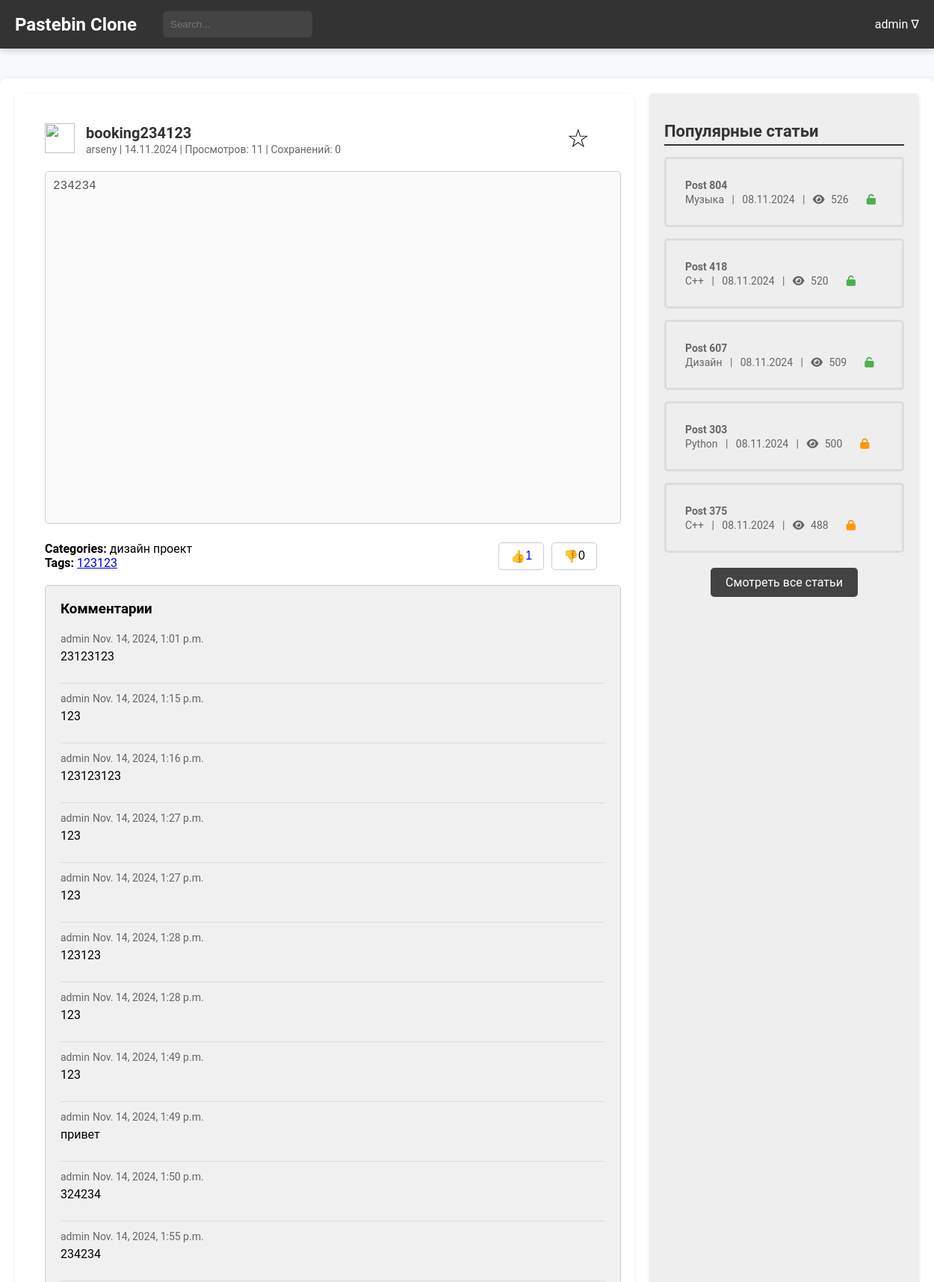
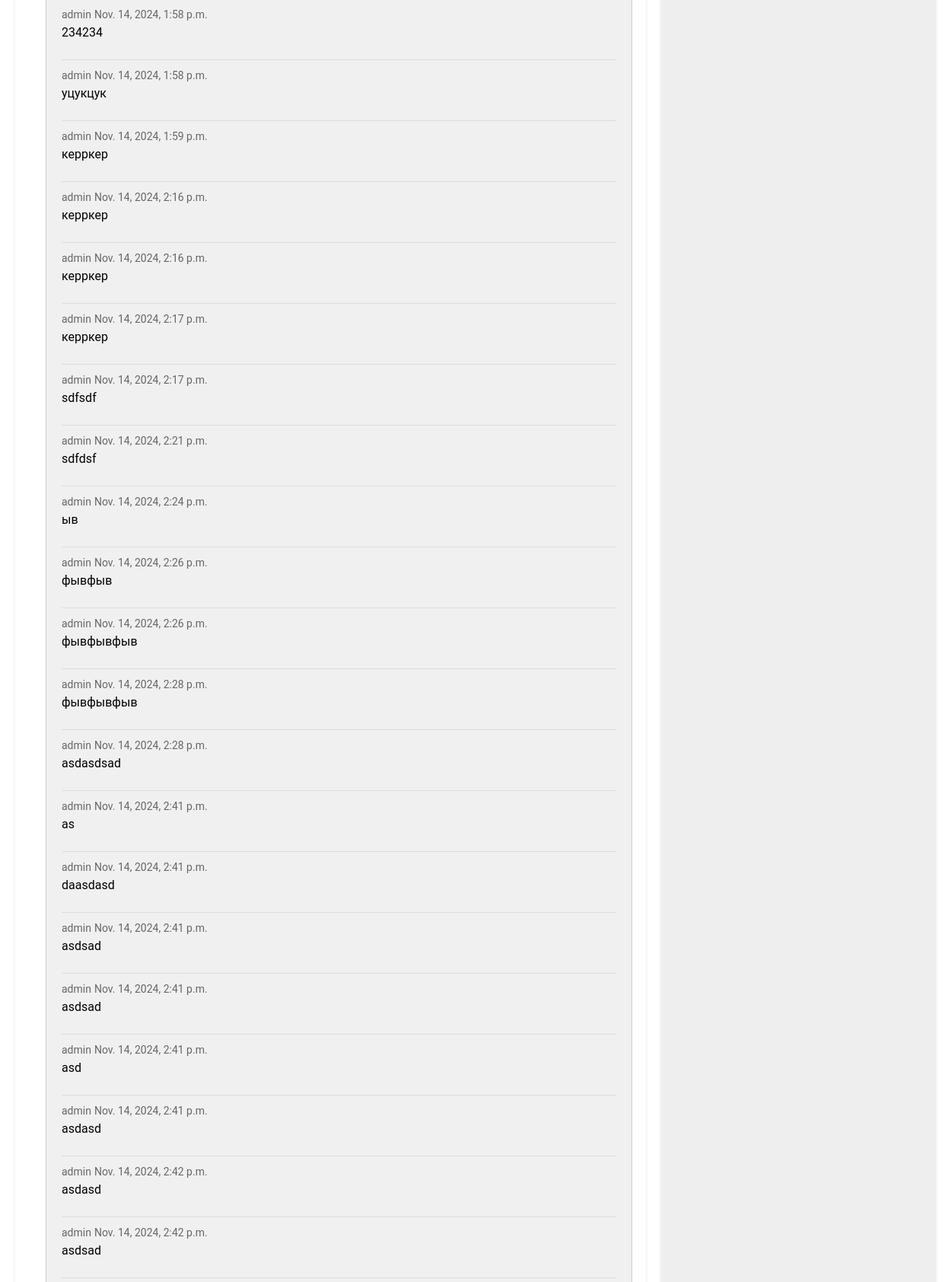
The page /comments/create/57c020b8d67d4a2dadf81ad1ddde826f (signed in, upper part) on the database its author committed (2 pictures, top to bottom).
### users/models.py (models this page shows)
class CustomUser(AbstractUser):
    bio = models.TextField(blank=True, null=True)
    favorites = models.ManyToManyField('blog.Paste', related_name='favorited_by', blank=True)
    address = models.CharField(max_length=100, blank=True, null=True)
    avatar = models.ImageField(upload_to='avatars/', blank=True, null=True)
    groups = models.ManyToManyField(
        'auth.Group',
        related_name='customuser_set',
        blank=True
    )
    user_permissions = models.ManyToManyField(
        'auth.Permission',
        related_name='customuser_set',
        blank=True
    )
    def __str__(self):
        return self.username
    class Meta:
        verbose_name = "Пользователь"
        verbose_name_plural = "Пользователи"

### blog/models.py (models this page shows, shortened)
class Paste(models.Model):
    ACCESS_STATUS_CHOICES = [
        (0, 'Private'),
        (1, 'Public'),
        (2, 'Draft'),
    ]
    TIME_LIVE_CHOICES = [
        (None, 'Никогда'),
        (timedelta(minutes=2), 'Через 2 минуты'),
        (timedelta(hours=1), 'Через 1 час'),
        (timedelta(days=1), 'Через 1 день'),
        (timedelta(weeks=1), 'Через 1 неделю'),
    ]
    title = models.CharField(max_length=200)
    content = models.TextField()
    author = models.ForeignKey(User, on_delete=models.CASCADE)
    created_at = models.DateTimeField(auto_now_add=True)
    updated_at = models.DateTimeField(auto_now=True)
    slug = models.UUIDField(default=uuid.uuid4, editable=False, unique=True)
    tags = models.ManyToManyField(Tag, related_name='posts')
    category = models.ForeignKey(Category, on_delete=models.SET_NULL, null=True)
    access_status = models.IntegerField(choices=ACCESS_STATUS_CHOICES, default=1)
    time_live = models.DurationField(null=True, blank=True)
    password = models.CharField(max_length=100, null=True, blank=True)
    is_delete_after_read = models.BooleanField(default=False)
    views_count = models.PositiveIntegerField(default=0)
    favourite_count = models.PositiveIntegerField(default=0)
    def get_formatted_created_at(self):
        return self.created_at.strftime('%d.%m.%Y')
    def get_time_live_display(self):
        choices_dict = {
            None: "Никогда",
            timedelta(minutes=2): "Через 2 минуты",
            timedelta(hours=1): "Через 1 час",
            timedelta(days=1): "Через 1 день",
            timedelta(weeks=1): "Через 1 неделю",
        }
        return choices_dict.get(self.time_live, "Неизвестно")
    class Meta:
        verbose_name = 'Паста'
        verbose_name_plural = 'Паста'

class Category(models.Model):
    name = models.CharField(max_length=30, unique=True)
    parent = models.ForeignKey(
        'self',
        on_delete=models.CASCADE,
        null=True, blank=True,
        related_name='subcategories'
    )
    def __str__(self):
        return self.name
    class Meta:
        verbose_name = 'Категория'
        verbose_name_plural = 'Категории'

class Tag(models.Model):
    name = models.CharField(max_length=30, unique=True)
    def __str__(self):
        return self.name
    class Meta:
        verbose_name = 'Тег'
        verbose_name_plural = 'Теги'

class Comment(models.Model):
    paste = models.ForeignKey(Paste, related_name='comments', on_delete=models.CASCADE)
    author = models.ForeignKey(User, on_delete=models.CASCADE)
    content = models.TextField()
    created_at = models.DateTimeField(auto_now_add=True)
    class Meta:
        verbose_name = 'Комментарий'
        verbose_name_plural = 'Комментарии'

### blog/views.py (the view, shortened to what this page needs)
# urls.py: path('comments/create/<slug:slug>', views.create_comment, name='comment-create'),
def create_comment(request, slug):
    post, popular_posts = get_post_context(request, slug)
    return render_post_response(request, post, popular_posts, requires_password=False)

### general/context_processors.py (called while the page is built)
def unread_counts(request):
    if request.user.is_authenticated:
        unread_messages_count = Messages.objects.filter(user=request.user, is_checked=False).count()
        unread_notifications_count = Notifications.objects.filter(user=request.user, is_checked=False).count()
    else:
        unread_messages_count = 0
        unread_notifications_count = 0
    return {
        'unread_messages_count': unread_messages_count,
        'unread_notifications_count': unread_notifications_count,
    }

### blog/templates/blog/post.html (shortened to what this page needs)
{% extends 'blog/temps/base.html' %}
{% load static %}
{% block head %}
<link rel="stylesheet" type="text/css" href="{% static 'css/post.css' %}">
{% endblock %}
{% block content %}
<main>
    <div class="main-container">
        <div id="post-content" class="left-block">
            <div class="post-preview" style="display: flex; justify-content: space-between; align-items: center;">
                <div class="icon">
                    <img src="https://th.bing.com/th/id/OIP.oESypaPq8Yzj1DuqXK9VjQAAAA?rs=1&pid=ImgDetMain"
                         alt="{{ user.nickname }}" width="40" height="40">
                </div>
                <div class="info" style="flex-grow: 1;">
                    <span class="post-title">{{ post.title }}</span>
                    <br>
                    <span class="post-meta">{{ post.author }} | {{ post.get_formatted_created_at }} | Просмотров: {{ post.views_count }} | Сохранений: {{ post.favourite_count }}</span>
                </div>
                <span class="post-favorite" data-post-slug="{{ post.slug }}" style="cursor: pointer; margin-left: auto;">
                    <span class="star" id="favorite-star" style="color: {% if post in user.favorites.all %}#FFD700{% else %}black{% endif %}; font-size: 18px;">
                        {% if post in user.favorites.all %}★{% else %}☆{% endif %}
                    </span>
                </span>
            </div>
            <div id="post-content-display">
                <div class="post-editor">
                    <textarea placeholder="Введите текст поста..." disabled>{{post.content}}</textarea>
                </div>
                <div class="post-metadata" style="display: flex; justify-content: space-between; align-items: center;">
                    <div class="post-info">
                        <span class="categories"><strong>Categories:</strong> {{ post.category }}</span><br>
                        <span class="tags"><strong>Tags:</strong>
                            {% for tag in post.tags.all %}
                                <a href="{% url 'blog:posts-list' %}?tags={{ tag.name|urlencode }}" class="tag-link">{{ tag.name }}</a>{% if not forloop.last %}, {% endif %}
                            {% endfor %}
                        </span>
                    </div>
                    <div class="post-actions" style="display: flex; align-items: center;">
                        <button id="like-button-{{ post.id }}" class="like-button" onclick="likeDislikePaste({{ post.id }}, 'like')" style="margin-right: 10px; color: {% if user_liked %}blue{% else %}black{% endif %};">
                            👍 <span id="like-count-{{ post.id }}">{{ likes_count }}</span>
                        </button>
                        <button id="dislike-button-{{ post.id }}" class="dislike-button" onclick="likeDislikePaste({{ post.id }}, 'dislike')" style="margin-right: 10px; color: {% if user_disliked %}red{% else %}black{% endif %};">
                            👎 <span id="dislike-count-{{ post.id }}">{{ dislikes_count }}</span>
                        </button>
                    </div>
                </div>
                <div class="post-settings">
                    <h3>Комментарии</h3>
                    <ul class="comments-list">
                        {% for comment in post.comments.all %}
                        <li>
                            <span>{{comment.author}}</span>
                            <span>{{comment.created_at}}</span>
                            <p>{{comment.content}}</p>
                        </li>
                        {% endfor %}
                    </ul>
                </div>
            </div>
        </div>
        {% include 'blog/temps/popular_posts.html' %}
    </div>
</main>
{% endblock %}

### blog/templates/blog/temps/header.html (shortened to what this page needs)
{% load static %}
<head>
    <link rel="stylesheet" type="text/css" href="{% static 'css/header.css' %}">
</head>
<header>
    <div class="header-container">
        <a href="{% url 'blog:index' %}" style='all: unset;'>
            <div class="header-logo">Pastebin Clone</div>
        </a>
        <div class="header-search">
            <form method="get" action="{% url 'blog:posts-list' %}">
                <input type="search" name="search" placeholder="Search..." value="{{ search_query }}">
            </form>
        </div>
        {% if request.user.is_authenticated %}
        <div class="header-auth">
            <span class="dropdown-toggle" style="margin-left: 10px; position: relative;">
                {{ request.user.username }} &#8711;
            </span>
        </div>
        {% else %}
        <div class="header-auth">
            <a href="{% url 'users:login' %}" class="auth-link">Log In /</a>
            <a href="{% url 'users:register' %}" class="auth-link">Sign In</a>
        </div>
        {% endif %}
    </div>
</header>

### blog/templates/blog/temps/popular_posts.html
{% load static %}
<head>
    <link rel="stylesheet" type="text/css" href="{% static 'css/popular_posts.css' %}">
    <link rel="stylesheet" href="https://cdnjs.cloudflare.com/ajax/libs/font-awesome/6.0.0-beta3/css/all.min.css">
</head>
<div class="right-block">
    <h2>Популярные статьи</h2>
    <ul>
        {% for popular_post in popular_posts %}
        <li>
            <a href="{% url 'blog:post-detail' popular_post.slug %}">
                <span class="article-title">{{popular_post.title}}</span>
                <br>
                <span class="article-meta">{{ popular_post.category }} &nbsp; | &nbsp; {{ popular_post.get_formatted_created_at }} &nbsp; |  &nbsp;
                                    <i class="fa fa-eye"></i> <span
                            class="view-count">{{popular_post.views_count}}</span></span>
                {% if popular_post.password %}
                <span><i class="fa fa-lock" aria-hidden="true" style="color: #FF9800;"></i></span>
                {% else %}
                <span><i class="fa fa-unlock" aria-hidden="true" style="color: #4CAF50;"></i></span>
                {% endif %}
            </a>
        </li>
        {% endfor %}
    </ul>
     <div class="all-posts-link">
        <a href="{% url 'blog:posts-list' %}">Смотреть все статьи</a>
    </div>
</div>

### blog/static/css/post.css (style rules this page uses)
body { margin: 0; padding: 0; font-family: 'Roboto', sans-serif; background-color: #f8f9fa; }
.main-container { display: flex; justify-content: space-between; max-width: 1400px; margin: 40px auto; padding: 20px; box-shadow: 0 2px 10px rgba(0, 0, 0, 0.1); border-radius: 8px; background-color: #ffffff; }
.left-block { width: 70%; background-color: #ffffff; padding: 40px; margin-right: 20px; border-radius: 8px; box-shadow: 0 2px 5px rgba(0, 0, 0, 0.1); flex-grow: 1; }
.post-preview { display: flex; align-items: center; margin-bottom: 20px; padding-right: 20px; }
.icon { margin-right: 15px; }
.post-title { font-size: 20px; font-weight: bold; color: #333; }
.post-meta { font-size: 14px; color: #666; }
.post-editor { margin-bottom: 20px; }
.post-editor textarea { width: 100%; height: 300px; padding: 10px; font-size: 16px; border: 1px solid #ccc; border-radius: 5px; resize: none; transition: border-color 0.3s; }
.post-settings { padding: 20px; margin-right: -22px; background-color: #f0f0f0; border-radius: 5px; margin-top: 20px; }
.post-settings h3 { margin-top: 0; }
.comments-list { list-style: none; padding: 0; margin: 0; }
.comments-list li { margin-bottom: 10px; border-bottom: 1px solid #ddd; padding-bottom: 10px; }
.comments-list span { font-size: 14px; color: #666; }
.comments-list p { font-size: 16px; margin-top: 5px; }
.right-block { width: 30%; background-color: #eeeeee; padding: 20px; border-radius: 5px; height: auto; box-shadow: 0 2px 5px rgba(0, 0, 0, 0.1); position: relative; }
.right-block h2 { font-size: 22px; font-weight: bold; margin-bottom: 15px; color: #333; border-bottom: 2px solid #333333FF; padding-bottom: 5px; }
.right-block ul { list-style: none; padding: 0; margin: 0; }
.right-block li { margin-bottom: 15px; padding: 10px; border: 3px solid #ddd; border-radius: 5px; transition: background-color 0.3s; }
.right-block a { display: block; padding: 15px; color: #333; text-decoration: none; border-radius: 5px; transition: background-color 0.3s; }
.right-block span { font-size: 14px; color: #666; }
.right-block i { font-size: 14px; margin-right: 5px; }
.article-title { font-weight: bold; font-size: 34px; }
.post-editor textarea { width: 100%; height: 450px; padding: 10px; font-size: 16px; border: 1px solid #ccc; border-radius: 5px; resize: none; }
.post-settings { padding: 20px; margin-right: -22px; background-color: #f0f0f0; border: 1px solid #ccc; border-radius: 5px; }
.post-actions button { background-color: #ffffff; border: 1px solid #cccccc; padding: 8px 15px; border-radius: 5px; cursor: pointer; transition: background-color 0.3s, transform 0.2s; }
.like-button, .dislike-button, .favorite-button { display: flex; align-items: center; font-size: 16px; }
.post-favorite { display: flex; align-items: center; cursor: pointer; }
.star { font-size: 34px !important; transition: color 0.3s; margin-top: -5px; display: inline-block; }

### blog/static/css/header.css (style rules this page uses)
header { width: 100%; background-color: #333; }
.header-container { color: #fff; padding: 15px 20px; display: flex; align-items: center; box-shadow: 0 2px 10px rgba(0, 0, 0, 0.2); max-width: 1400px; margin: 0 auto; }
.header-logo { font-size: 24px; font-weight: bold; margin-right: 15px; }
.header-search { flex-grow: 1; display: flex; margin-left: 20px; }
.header-search input[type="search"] { padding: 10px; border: none; border-radius: 5px; background-color: #444; color: #fff; transition: background-color 0.3s; width: 200px; }
.header-auth { display: flex; align-items: center; position: relative; }
.dropdown-toggle::after { display: none; }

### blog/static/css/footer.css (style rules this page uses)
html, body { height: 100%; margin: 0; }
body { display: flex; flex-direction: column; }
main { flex: 1; }

### rows shown on the page
CustomUser: user.username "admin"
Paste: title "booking234123", author "arseny", get_formatted_created_at "14.11.2024", views_count "11", favourite_count "0", content "234234", category "дизайн проект"
Tag: name "123123"
Comment: author "admin", created_at "Nov. 14, 2024, 1:01 p.m.", content "23123123"
Comment: author "admin", created_at "Nov. 14, 2024, 1:15 p.m.", content "123"
Comment: author "admin", created_at "Nov. 14, 2024, 1:16 p.m.", content "123123123"
Comment: author "admin", created_at "Nov. 14, 2024, 1:27 p.m.", content "123"
Comment: author "admin", created_at "Nov. 14, 2024, 1:27 p.m.", content "123"
Comment: author "admin", created_at "Nov. 14, 2024, 1:28 p.m.", content "123123"
Comment: author "admin", created_at "Nov. 14, 2024, 1:28 p.m.", content "123"
Comment: author "admin", created_at "Nov. 14, 2024, 1:49 p.m.", content "123"
Comment: author "admin", created_at "Nov. 14, 2024, 1:49 p.m.", content "привет"
Comment: author "admin", created_at "Nov. 14, 2024, 1:50 p.m.", content "324234"
Comment: author "admin", created_at "Nov. 14, 2024, 1:55 p.m.", content "234234"
Comment: author "admin", created_at "Nov. 14, 2024, 1:58 p.m.", content "234234"
Comment: author "admin", created_at "Nov. 14, 2024, 1:58 p.m.", content "уцукцук"
Comment: author "admin", created_at "Nov. 14, 2024, 1:59 p.m.", content "керркер"
Comment: author "admin", created_at "Nov. 14, 2024, 2:16 p.m.", content "керркер"
Comment: author "admin", created_at "Nov. 14, 2024, 2:16 p.m.", content "керркер"
Comment: author "admin", created_at "Nov. 14, 2024, 2:17 p.m.", content "керркер"
Comment: author "admin", created_at "Nov. 14, 2024, 2:17 p.m.", content "sdfsdf"
Comment: author "admin", created_at "Nov. 14, 2024, 2:21 p.m.", content "sdfdsf"
Comment: author "admin", created_at "Nov. 14, 2024, 2:24 p.m.", content "ыв"
Comment: author "admin", created_at "Nov. 14, 2024, 2:26 p.m.", content "фывфыв"
Comment: author "admin", created_at "Nov. 14, 2024, 2:26 p.m.", content "фывфывфыв"
Comment: author "admin", created_at "Nov. 14, 2024, 2:28 p.m.", content "фывфывфыв"
Comment: author "admin", created_at "Nov. 14, 2024, 2:28 p.m.", content "asdasdsad"
Comment: author "admin", created_at "Nov. 14, 2024, 2:41 p.m.", content "as"
Comment: author "admin", created_at "Nov. 14, 2024, 2:41 p.m.", content "daasdasd"
Comment: author "admin", created_at "Nov. 14, 2024, 2:41 p.m.", content "asdsad"
Comment: author "admin", created_at "Nov. 14, 2024, 2:41 p.m.", content "asdsad"
Comment: author "admin", created_at "Nov. 14, 2024, 2:41 p.m.", content "asd"
Comment: author "admin", created_at "Nov. 14, 2024, 2:41 p.m.", content "asdasd"
Comment: author "admin", created_at "Nov. 14, 2024, 2:42 p.m.", content "asdasd"
Comment: author "admin", created_at "Nov. 14, 2024, 2:42 p.m.", content "asdsad"
Paste: title "Post 804", category "Музыка", get_formatted_created_at "08.11.2024", views_count "526"
Paste: title "Post 418", category "С++", get_formatted_created_at "08.11.2024", views_count "520"
Paste: title "Post 607", category "Дизайн", get_formatted_created_at "08.11.2024", views_count "509"
Paste: title "Post 303", category "Python", get_formatted_created_at "08.11.2024", views_count "500"
Paste: title "Post 375", category "С++", get_formatted_created_at "08.11.2024", views_count "488"

### other values the page prints
{{ likes_count }} "1"
{{ dislikes_count }} "0"
